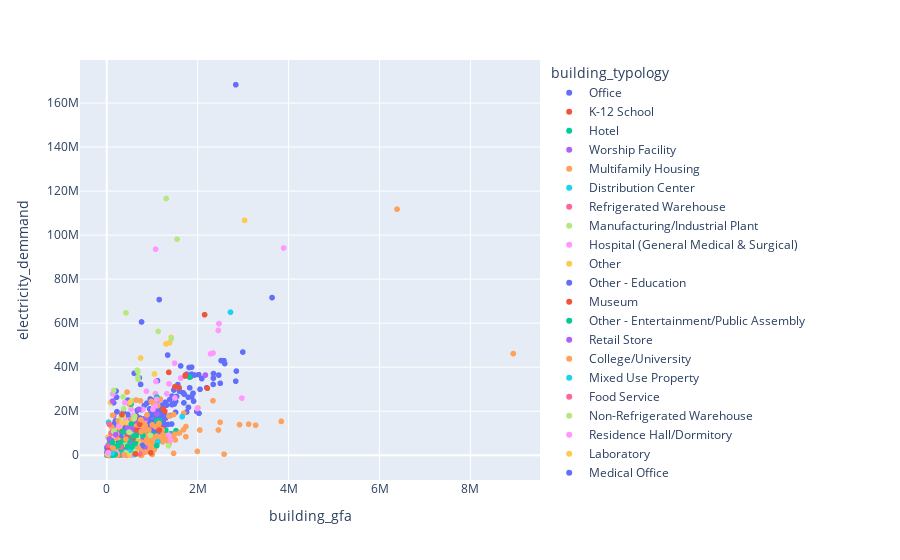

Notebook cell for this chart:
### Code cell
# check for outliers
px.scatter(df_renamed, x='building_gfa', y='electricity_demmand', color='building_typology')
